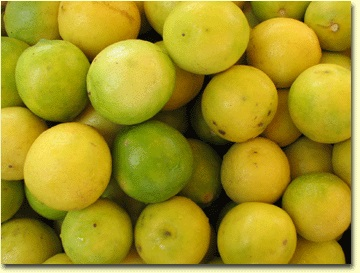
#> input picture ImageSegmentation/LemonInRangeHough/lemons2.jpg, 360 x 273 px
$ python lemon2houghcont.py   (Python 2 division)
#> lines starting #> are read from the running program, lines starting #| are printed output that depends on the picture; after the words box and inside, x2 and y2 are one past the last pixel; in counts of white or black regions, pixels touching at a corner belong together
# -*- coding: utf-8 -*-
"""
Created on Wed May 17 14:51:03 2017

@author: Shresth
"""
import cv2
import numpy as np
img=cv2.imread('lemons2.jpg')
#> img is the input picture: shape (273, 360, 3); mean B, G, R 34.6, 149.5, 164.6
print img
#> (printed output is left out)
a=cv2.imread("cont2.jpeg")
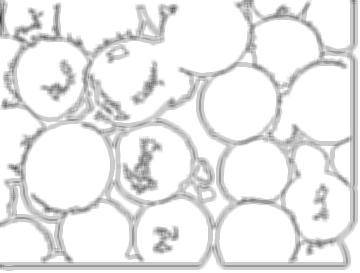
#> input picture ImageSegmentation/LemonInRangeHough/cont2.jpeg, 360 x 273 px
#> a is the input picture: shape (273, 360, 3); min 49, max 255, mean 234.3
cv2.imshow('read',a)
cv2.waitKey(0)
k=np.ones((3,3),np.uint8)
dil=cv2.dilate(a,k)
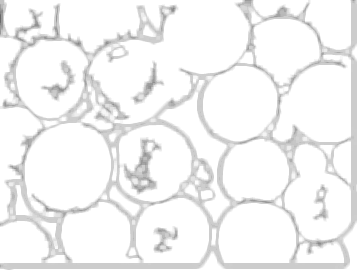
#> dil: shape (273, 360, 3); min 103, max 255, mean 243.1
clo = cv2.morphologyEx(dil, cv2.MORPH_CLOSE, k)
cv2.imshow('read',clo)
cv2.waitKey(0)

gr=cv2.cvtColor(clo,cv2.COLOR_BGR2GRAY)

circles = cv2.HoughCircles(gr,cv2.HOUGH_GRADIENT,1,35,
                            param1=50,param2=35,minRadius=0,maxRadius=0)
#> circles = 36 rows, first 8: [230.5, 122.5, 125.4], [231.5, 82.5, 125], [83.5, 175.5, 64.7], [238.5, 170.5, 98], [201.5, 143.5, 93.3], [151.5, 162.5, 38.6], [262.5, 107.5, 93.7], [52.5, 153.5, 62.7]
circles = np.uint16(np.around(circles))
#> circles = 36 rows, first 8: [230, 122, 125], [232, 82, 125], [84, 176, 65], [238, 170, 98], [202, 144, 93], [152, 162, 39], [262, 108, 94], [52, 154, 63]


a=[i for i in circles[0,:] ]
#> a = 36 items, first 6: [230, 122, 125], [232, 82, 125], [84, 176, 65], [238, 170, 98], [202, 144, 93], [152, 162, 39]
for i in  circles[0,:]:
    # draw the outer circle
    if i[2]<58 and i[2]>15 :

        cv2.circle(img,(i[0],i[1]),i[2],(0,255,0),2)
        print(i[2])
        # draw the center of the circle
        cv2.circle(img,(i[0],i[1]),2,(0,0,255),3)
#> this loop made 36 passes
#> i on passes 1 to 12: [230, 122, 125], [232, 82, 125], [84, 176, 65], [238, 170, 98], [202, 144, 93], [152, 162, 39], [262, 108, 94], [52, 154, 63], [50, 78, 41], [216, 28, 134], [194, 60, 97], [270, 194, 70]
#| 39
#| 41
#| 45
#| 41
#| 37
#| 38
#| 53
#| 46
#> (further printed lines are left out)
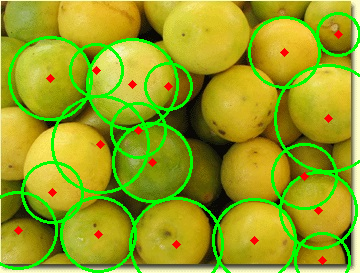
#> img: shape (273, 360, 3); 11.39% of pixels changed, all inside (x1, y1, x2, y2) = (0, 12, 360, 273)
"""

gray = cv2.cvtColor(img,cv2.COLOR_BGR2GRAY)
ret, thresh = cv2.threshold(gray,0,255,cv2.THRESH_BINARY_INV+cv2.THRESH_OTSU)
# noise removal

kernel = np.ones((3,3),np.uint8)
opening = cv2.morphologyEx(thresh,cv2.MORPH_OPEN,kernel, iterations = 2)

# sure background area
sure_bg = cv2.dilate(opening,kernel,iterations=3)

# Finding sure foreground area
dist_transform = cv2.distanceTransform(opening,cv2.DIST_L2,5)
ret, sure_fg = cv2.threshold(dist_transform,0.2*dist_transform.max(),255,0)

# Finding unknown region
sure_fg = np.uint8(sure_fg)
unknown = cv2.subtract(sure_bg,sure_fg)
cv2.imshow('dd',sure_bg)

# Marker labelling
ret, markers = cv2.connectedComponents(thresh)

# Add one to all labels so that sure background is not 0, but 1
markers = markers+1

# Now, mark the region of unknown with zero
markers[unknown==255] = 0


markers = cv2.watershed(img,markers)
img[markers == -1] = [255,0,0]
"""
cv2.imshow('final',img)
cv2.waitKey(0)
cv2.destroyAllWindows()
